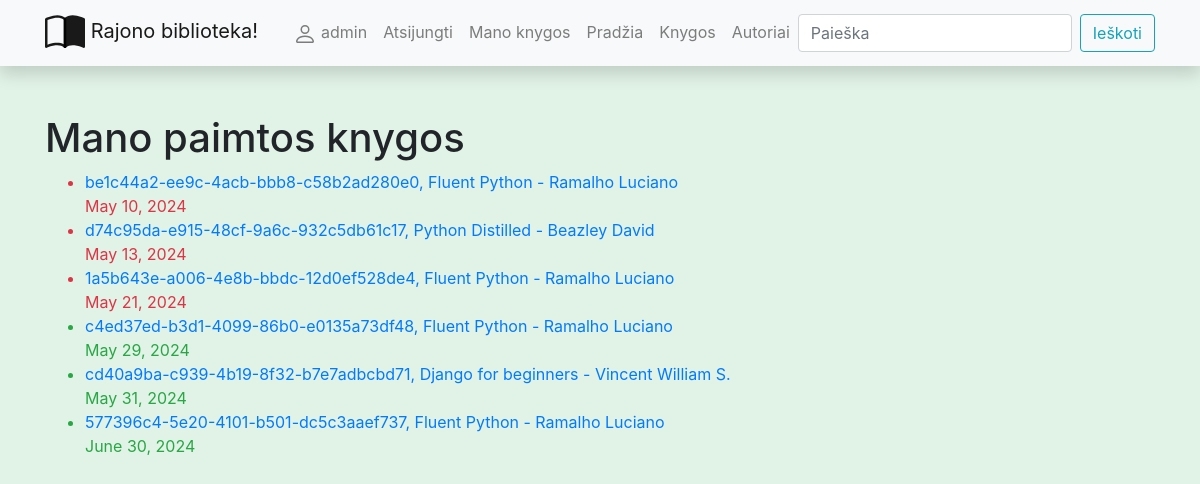
Screenshot of /library/mybooks/ (signed in) with the database file from the repository.
### libraryapp/models.py (models this page shows, shortened)
class BookInstance(models.Model):
    id = models.UUIDField(primary_key=True, default=uuid.uuid4)
    due_back = models.DateField('Bus prieinama', null=True, blank=True)
    book = models.ForeignKey(Book, on_delete=models.CASCADE)
    reader = models.ForeignKey(User, on_delete=models.SET_NULL, null=True, blank=True)
    LOAN_STATUS = (
        ('a', 'Administruojama'),
        ('p', 'Paimta'),
        ('g', 'Galima paimti'),
        ('r', 'Rezervuota')
    )
    status = models.CharField(
        max_length=1,
        choices=LOAN_STATUS,
        blank=True,  # blank - galimas tuščias laukas formoj
        default='a',
        help_text='Knygos kopijos statusas'
    )
    @property
    def is_overdue(self):
        if self.due_back and date.today() > self.due_back:
            return True
        else:
            return False

class Book(models.Model):
    title = models.CharField('Pavadinimas', max_length=150)
    summary = models.TextField('Aprašymas', max_length=1000)
    isbn = models.CharField('ISBN', max_length=13)
    author = models.ForeignKey(Author, on_delete=models.SET_NULL, null=True)
    genre = models.ManyToManyField(Genre, blank=True)
    cover = models.ImageField('Viršelis', upload_to='covers', null=True, blank=True)
    def __str__(self):
        return self.title

class Author(models.Model):
    first_name = models.CharField('Vardas', max_length=100)
    last_name = models.CharField('Pavardė', max_length=100)
    description = HTMLField()
    class Meta:  # globalūs nuostatai lentelei(ordering - rikiavimas)
        ordering = ('last_name', 'first_name')
    def __str__(self):
        return f'{self.last_name} {self.first_name}'

### libraryapp/views.py (the view)
# urls.py: path('mybooks/', views.LoanedBooksByUserListView.as_view(), name='my-borrowed'),
class LoanedBooksByUserListView(LoginRequiredMixin, generic.ListView):
    model = BookInstance
    template_name = 'user_books.html'
    context_object_name = 'bookinstance_list'
    def get_queryset(self):
        return BookInstance.objects.filter(reader=self.request.user).filter(status='p').order_by('due_back')

### libraryapp/templates/user_books.html
{% extends "base.html" %}
{% block content %}
<h1>Mano paimtos knygos</h1>
{% if bookinstance_list %}
<ul>
    {% for bookinst_o in bookinstance_list %}
    <li class="{% if bookinst_o.is_overdue %} text-danger
               {% else %} text-success
               {% endif %}">
    <a href="{% url 'book-one' bookinst_o.book.id %}">
    {{ bookinst_o.id }}, {{ bookinst_o.book }} -
        {{ bookinst_o.book.author }}
    </a>
        <br>
        {{ bookinst_o.due_back }}
    </li>
    {% endfor %}
</ul>
{% else %}
<p>Šiuo metu jūs neturit paėmęs knygų</p>
{% endif %}
{% endblock %}

### libraryapp/templates/base.html (shortened to what this page needs)
<!DOCTYPE html>
<html lang="en">
  <head>
    <link
      rel="stylesheet"
      href="https://stackpath.bootstrapcdn.com/bootstrap/4.1.3/css/bootstrap.min.css"
    />
    <link
      rel="stylesheet"
      href="https://cdnjs.cloudflare.com/ajax/libs/font-awesome/4.7.0/css/font-awesome.min.css"
    />
    {% load static %}
    <link rel="stylesheet" href="{% static 'css/styles.css' %}" />
  </head>
  <body>
    <nav
      class="navbar navbar-expand-lg navbar-light bg-light static-top mb-5 shadow"
    >
      <div class="container">
        <a class="navbar-brand" href="{% url 'index' %}">
          Rajono biblioteka!</a
        >
        <div class="collapse navbar-collapse" id="navbarResponsive">
          <ul class="navbar-nav ml-auto">
            {% if user.is_authenticated %}
            <li class="nav-item">
               <a href="{% url 'profilis-url' %}" class="nav-link">
                 {{ user }}</a>
            </li>
            <li class="nav-item">
               <a href="{% url 'logout' %}" class="nav-link">Atsijungti</a>
            </li>
            <li class="nav-item">
               <a href="{% url 'my-borrowed' %}" class="nav-link">Mano knygos</a>
            </li>
            {% endif %}
            <li class="nav-item">
              <a class="nav-link" href="{% url 'index' %}">Pradžia</a>
            </li>
            <li class="nav-item">
              <a class="nav-link" href="{% url 'books-all' %}">Knygos</a>
            </li>
            <li class="nav-item">
              <a class="nav-link" href="{% url 'authors-all' %}">Autoriai</a>
            </li>
          </ul>
          <form
            class="form-inline my-2 my-lg-0"
            action="{% url 'search' %}"
            method="get"
          >
            <input
              class="form-control mr-sm-2"
              type="search"
              placeholder="Paieška"
              aria-label="Search"
              name="search_text"
            />
            <button class="btn btn-outline-info my-2 my-sm-0" type="submit">
              Ieškoti
            </button>
          </form>
        </div>
      </div>
    </nav>
    <div class="container">{% block content %}{% endblock %}</div>
  </body>
</html>

### libraryapp/static/css/styles.css (style rules this page uses)
body { background-color: #e1f2e6; }

### rows the page displays
BookInstance: id "be1c44a2-ee9c-4acb-bbb8-c58b2ad280e0", book "Fluent Python", book.author "Ramalho Luciano", due_back "May 10, 2024"
BookInstance: id "d74c95da-e915-48cf-9a6c-932c5db61c17", book "Python Distilled", book.author "Beazley David", due_back "May 13, 2024"
BookInstance: id "1a5b643e-a006-4e8b-bbdc-12d0ef528de4", book "Fluent Python", book.author "Ramalho Luciano", due_back "May 21, 2024"
BookInstance: id "c4ed37ed-b3d1-4099-86b0-e0135a73df48", book "Fluent Python", book.author "Ramalho Luciano", due_back "May 29, 2024"
BookInstance: id "cd40a9ba-c939-4b19-8f32-b7e7adbcbd71", book "Django for beginners", book.author "Vincent William S.", due_back "May 31, 2024"
BookInstance: id "577396c4-5e20-4101-b501-dc5c3aaef737", book "Fluent Python", book.author "Ramalho Luciano", due_back "June 30, 2024"

### other values shown
{{ user }} "admin"
